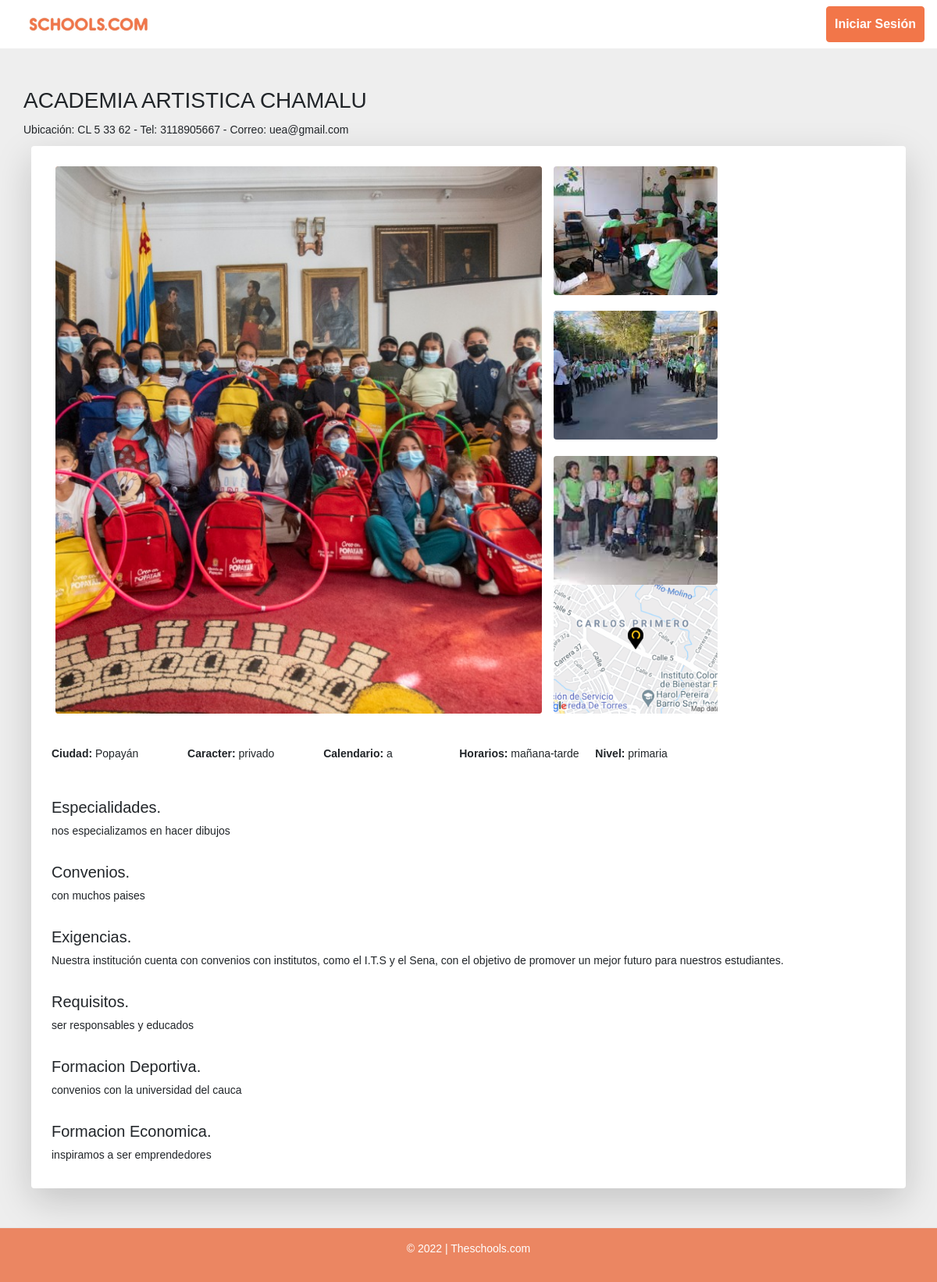
/especifico.php?id=36, run on the app's committed database.
### config/conexion.php (called while the page is built)
<?php
    class Conectar {
        protected $dbh;
        protected function conexion(){
            try{
                $conectar= $this->dbh = new PDO("mysql:local=localhost;dbname=paginawebphp","root","");
                return $conectar;
            }catch(Exception $e){
                print "Error :".$e->getMessage();
                die();
            }
        }
        public function set_names(){
            return $this->dbh->query("SET NAMES 'utf8'");
        }
    }
?>

### models/ColegioLogin.php (called while the page is built, shortened)
<?php
class ColegioLogin extends Conectar
{
    public function encontrarColegioPorId($idColegio)
    {
        $conectar = parent::conexion();
        parent::set_names();
        $sql = "SELECT `id`,`nombre_colegio`,`tel`,`correo`,`inf_ubicacion`,`introduccion`,`ciudad`,`caracter`,`calendario`,`horarios`,`nivel`,`inf_especialidades`,`inf_convenios`,`inf_exigencias`,`inf_requisitos`,`inf_deporte`,`nivel`,`nit`,`inf_economia`,`img_principal`,`img_secundarias_1`,`img_secundarias_2`,`img_secundarias_3`,`img_secundarias_4` FROM `colegios-login`  WHERE id='" . $idColegio . "';";
        $sql = $conectar->prepare($sql);
        $sql->execute();
        return $sql->fetchAll(PDO::FETCH_ASSOC);
    }
}

### especifico.php (the view, shortened to what this page needs)
<?php
require_once("config/conexion.php");
require_once("models/ColegioLogin.php");
$colegioLogin = new ColegioLogin();
$idColegio = $_REQUEST['id'];
$colegio = $colegioLogin->encontrarColegioPorId($idColegio);
if (count($colegio) <= 0) {
  echo "<script>alert('No existe id'); window.location.href = 'principal.php';  </script>";
} else {
  $colegio = $colegio[0];
}
?>
<!DOCTYPE html>
<html class="no-js" lang="es">
<head>
  <link rel="stylesheet" href="assets\css\style.css">
  <link rel="stylesheet" href="assets\css\style_especifico.css">
  <link rel="stylesheet" href="assets\css\widgets.css">
  <link rel="stylesheet" href="assets\css\responsive.css">
</head>
<header>
  <nav class="navbar navbar-light bg-light">
    <div class="col-md-2 col-xs-6" style="max-width: 200px;" >
      <a href="javascript:history.back()"><img class="logo text" src="assets\imgs\theme\logo6.png" alt=""></a>
    </div>
    <form class="form-inline">
      <a class="btn btn-warning my-1 my-sm-0 text-white" class="btn btn-primary btn-sm float-right" type="" href="login.php">Iniciar Sesión</a>
    </form>
  </nav>
</header>
<body>
  <section class="resultado_especifico">
    <div class="caja">
      <div>
        <h3 class="title"><?= $colegio['nombre_colegio'] ?></h3>
        <p class="title_info">Ubicación: <?= $colegio['inf_ubicacion'] ?> - Tel: <?= $colegio['tel'] ?> - Correo: <?= $colegio['correo'] ?></p>
      </div>
      <div class="contenedor shadow-lg p-3 bg-white rounded">
        <div class="adjustable">
          <div class="img-big rounded">
            <div class="rounded" style=" width:100%; height:100%; background-size:cover; background-position:center; background-repeat:no-repeat; background-image: url('<?= $colegio['img_principal'] ?>')" alt="img_principal">
            </div>
          </div>
          <div class="more">
            <div class="img-1 mb-3 rounded">
              <div class="rounded" style=" width:100%; height:100%; background-size:cover; background-position:center; background-repeat:no-repeat; background-image: url('<?= $colegio['img_secundarias_1'] ?>')" alt="img_secundarias_1">
              </div>
            </div>
            <div class="img-2  mb-3 rounded">
              <div class="rounded" style=" width:100%; height:100%; background-size:cover; background-position:center; background-repeat:no-repeat; background-image: url('<?= $colegio['img_secundarias_2'] ?>')" alt="img_secundarias_2">
              </div>
            </div>
            <div class="img-3 rounded">
              <div class="rounded" style=" width:100%; height:100%; background-size:cover; background-position:center; background-repeat:no-repeat; background-image: url('<?= $colegio['img_secundarias_3'] ?>')" alt="img_secundarias_3">
              </div>
            </div>
            <div class="img-4 rounded">
              <div class="rounded" style=" width:100%; height:100%; background-size:cover; background-position:center; background-repeat:no-repeat; background-image: url('<?= $colegio['img_secundarias_4'] ?>')" alt="img_secundarias_4">
              </div>
            </div>
          </div>
        </div> <br>
        <div class="texto">
          <div class="texto-info start ">
            <p><span class="font-weight-bold">Ciudad:</span> <?= ($colegio['ciudad']) ?></p>
          </div>
          <div class="texto-info">
            <p><span class="font-weight-bold">Caracter:</span> <?= ($colegio['caracter']) ?></p>
          </div>
          <div class="texto-info">
            <p><span class="font-weight-bold">Calendario:</span> <?= ($colegio['calendario']) ?></p>
          </div>
          <div class="texto-info">
            <p><span class="font-weight-bold">Horarios:</span> <?= ($colegio['horarios']) ?></p>
          </div>
          <div class="texto-info">
            <p><span class="font-weight-bold">Nivel:</span> <?= ($colegio['nivel']) ?></p>
          </div>
        </div>
        <div class="text-principal">
          <h5 class="text-title">Especialidades.</h5>
          <p><?= ($colegio['inf_especialidades']) ?> </p>
          <h5 class="text-title">Convenios.</h5>
          <p><?= ($colegio['inf_convenios']) ?> </p>
          <h5 class="text-title">Exigencias.</h5>
          <p><?= ($colegio['inf_exigencias']) ?> </p>
          <h5 class="text-title">Requisitos.</h5>
          <p><?= ($colegio['inf_requisitos']) ?> </p>
          <h5 class="text-title">Formacion Deportiva.</h5>
          <p><?= ($colegio['inf_deporte']) ?> </p>
          <h5 class="text-title">Formacion Economica.</h5>
          <p><?= ($colegio['inf_economia']) ?> </p>
        </div>
  </section>
  <footer class="blog-footer">
    <p>© 2022 | Theschools.com</p>
  </footer>
</body>
</html>

### assets/css/style.css (style rules this page uses)
:root { --color-mode:"light";--color-warning: #e38836;--color-success:#09815C;--color-danger:#e3363e;--color-warning:#e38836;--color-info:#4da7d4;--color-light:#f8f9f9;--color-grey:#f7f8f9;--color-dark:#000c2d;--color-muted:#687385;--color-white:#FFFFFF;--primary-border-color:#9b9b9b;--secondary-border-color:#f0f8ff;--mutted-border-color:#eaecee;--box-shadow-normal:0 10px 10px rgba(0,0,0,0.08);--box-shadow-hover:0 4px 60px 0 rgba(0,0,0,0.2);--button-shadow-color-normal:hsla(0,0%,42.4%,0.2);--button-shadow-color-hover:hsla(0,0%,42.4%,0.3); }
.text-white { color:var(--color-white)!important; padding: 10px !important; }
.bg-light { background-color:var(--color-white)!important; }
.bg-white { background-color:var(--color-white)!important; }
.btn-warning { background-color:var(--color-warning);border-color:var(--color-warning); }
body { font-family:'Noto Sans JP',sans-serif;font-weight:normal;font-style:normal;font-size:14px; }
h1, h2, h3, h4, h5, h6, .font-heading, .btn, .post-title { font-style:normal;font-weight:500;text-transform:none;font-family:'Noto Sans JP',sans-serif; }
p { font-weight:400; }
a, .button { -webkit-transition:all .2s ease-out 0s;-moz-transition:all .2s ease-out 0s;-ms-transition:all .2s ease-out 0s;-o-transition:all .2s ease-out 0s;transition:all .2s ease-out 0s }
a { color:var(--color-muted); }
img, image, video { max-width:100%; }
::placeholder { color:#838383 }
.font-weight-bold { font-weight:700; }
.btn { font-weight:700; }

### assets/css/style_especifico.css (style rules this page uses)
body { background-color: #eee; }
.title { margin-bottom: 50px; text-transform: uppercase; }
.btn-warning { background-color: #f27649; border-color: #f27649; }
.btn { margin-top: auto; }
.title { margin: -10px 10px 10px 30px; }
.title_info { margin: 0px 10px 10px 30px; }
.caja { margin-top: 60px; }
.contenedor { margin: 0px 40px 0px 40px; }
.adjustable { display: flex; margin-top: 10px; }
.more { width: 50%; display: flex; flex-wrap: wrap; }
.img-big { width: 780px;zz height: 350px; background-color: #ffa17e; margin-right: 15px; margin-left: 15px; }
.img-1, .img-3 { width: 210px; height: 165px; margin-right: 15px; }
.img-2, .img-4 { width: 210px; height: 165px; }
.texto { display: flex; margin-top: 20px; }
.start { margin-left: 10px; }
.texto-info { width: 16%; }
.text-principal { margin-left: 10px; }
.text-title { margin-top: 30px; }
a { color: #f27649 !important; }
.blog-footer { margin-top: 50px; padding: 1.0rem 0; color: rgb(255, 255, 255); text-align: center; background-color: #eb8662 ; border-top: 0.05rem solid #e5e5e5; }

### assets/css/widgets.css (style rules this page uses)
* { box-sizing:border-box; }

### data on the page
colegios-login: nombre_colegio "ACADEMIA ARTISTICA CHAMALU", inf_ubicacion "CL 5 33 62", tel "3118905667", correo "uea@gmail.com", img_principal (picture), img_secundarias_4 (picture), ciudad "Popayán", caracter "privado", calendario "a", horarios "mañana-tarde", nivel "primaria", inf_especialidades "nos especializamos en hacer dibujos", inf_convenios "con muchos paises", inf_exigencias "Nuestra institución cuenta con convenios con institutos, como el I.T.S y el Sena, con el objetivo de promover un mejor futuro para nuestros estudiantes.", inf_requisitos "ser responsables y educados", inf_deporte "convenios con la universidad del cauca", inf_economia "inspiramos a ser emprendedores"
